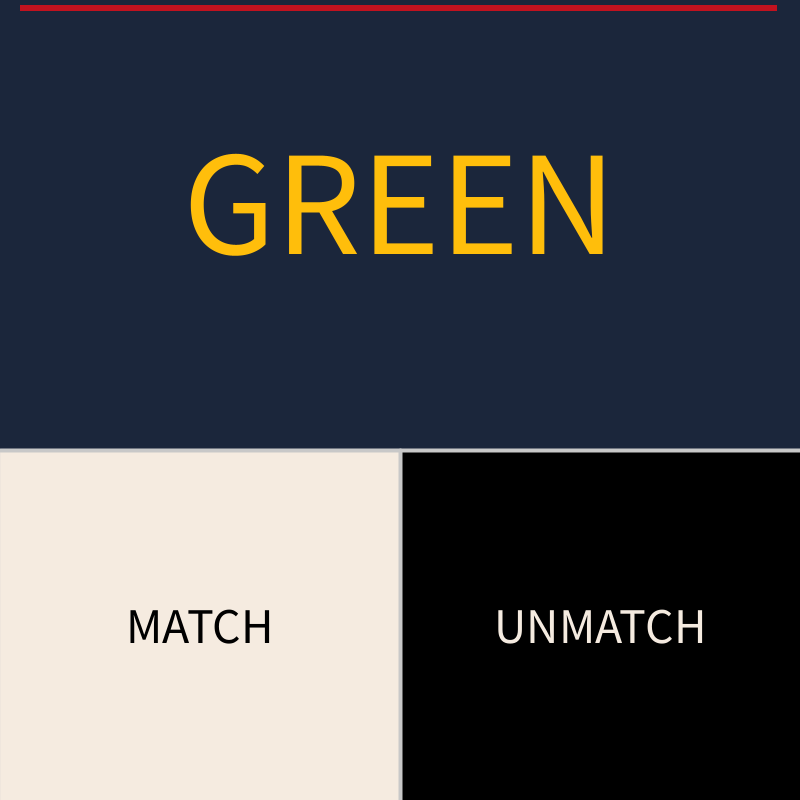
Frame 1 (no input)
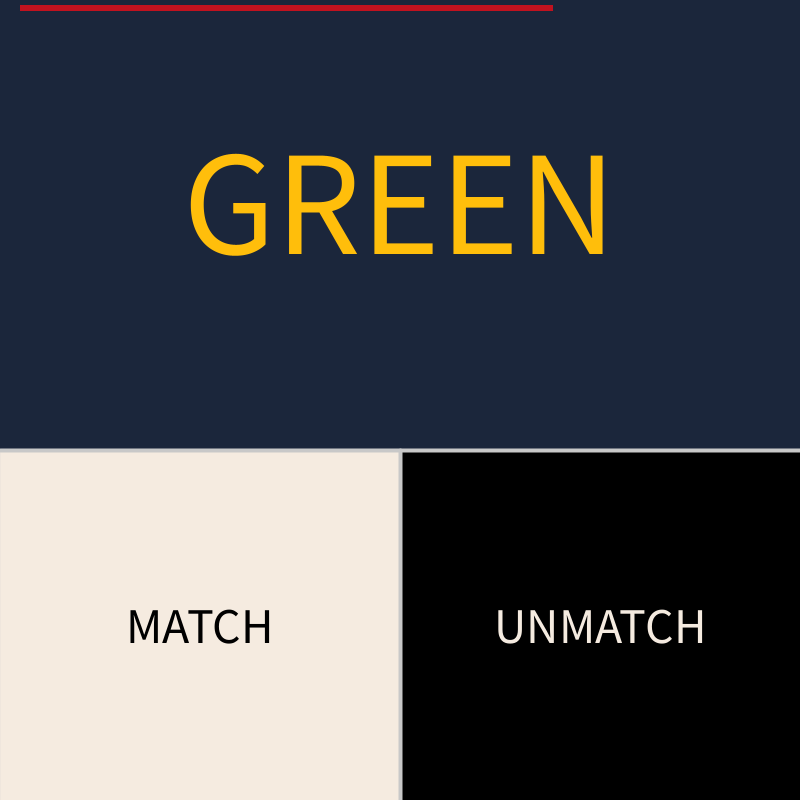
Frame 60 (the mouse pressed at the canvas centre just before this capture)
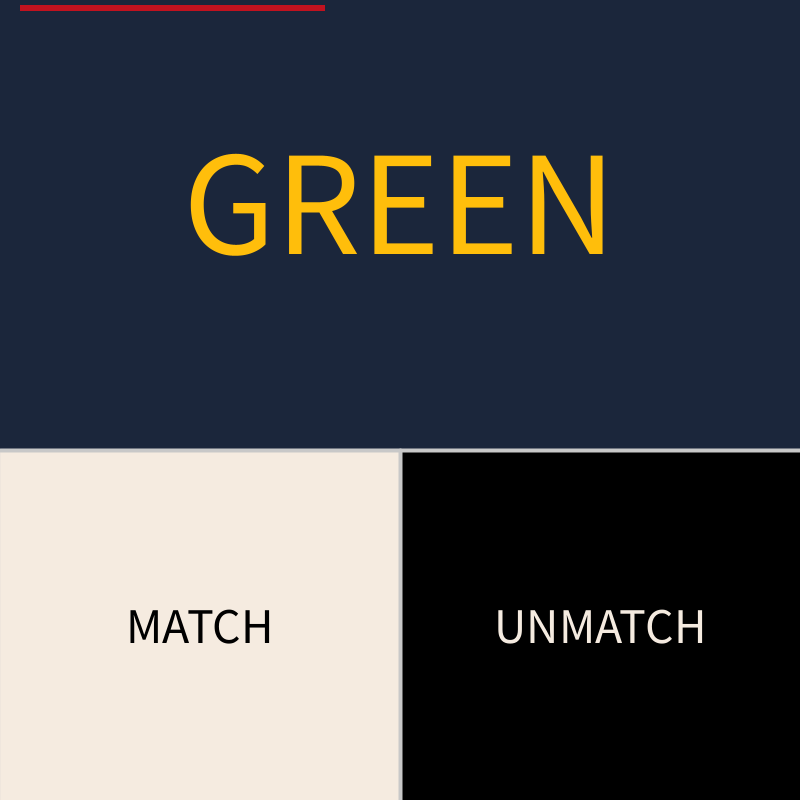
Frame 120 (the mouse held since frame 60 and released just before this capture)

The Processing sketch that drew these frames (run headless with seeded random() and noise(); from frame 60 on, the mouse is pressed at the canvas centre):

// Processing sketch: Unit_1_color_game
// ── Unit_1_color_game.pde
int mode;
final int intro = 0;
final int game = 1;
final int gameover =2;
public int randomNum;
public int randomColor;
public String[] words = {"RED", "YELLOW", "BLUE", "GREEN", "PURPLE", "BROWN", "WHITE"};
public boolean match;


public int point;
public int totalFrames;  // Total frames for the countdown
public int frame;


void setup () {
  size(800, 800);
  mode = game;



  randomNum = (int) random(0, 6);
  randomColor = (int) random(0, 6);


//time
int totalTime = 10;  // Countdown in seconds
  totalFrames = totalTime * 20;  
  frame = 0;
}


void draw() {
  if (mode == intro) {
    intro();
  } else if (mode == game) {
    game();
  } else if (mode == gameover) {
    gameover();
  } else {
    println("Error: Mode = " + mode);
  }
}

// ── game.pde


void game() {
  background(navy);

  println(randomNum);
  println(randomColor);
  println(point);
  //color  //red, yellow, green,blue, purple, cyan, white




  textSize(150);
  textAlign(CENTER, CENTER);

  fill(colors[randomColor]);
  text(words[randomNum], width/2, 200);

 // Increase frame counter
  frame++;
 
 // 
    if (match) {
    frame = 0; // Reset timer
    match = false; // Reset match flag
  }


  // Check if time has run out
  if (frame >= totalFrames) {
    mode = gameover;
  }


 
      float barWidth = map(frame, 0, totalFrames, width - 40, 0); // Shrinks over time
      stroke(red);
      strokeWeight(1);
  fill(red);  // Green for remaining time
  rect(20, 5, barWidth, 5);

    
  //button

  rectButton1(0, height/2+50, 400, 350); //match


  rectButton2(width/2, height/2+50, 400, 350); //dont match


  //line
  stroke(200);
  strokeWeight(4);
  line(0, height/2+50, width, height/2+50);
  line(width/2, height/2+50, width/2, height);
  
  
  //Score
  textAlign(CENTER,CENTER);
  
  
  
  
}


void gameClicks() {
  if (mouseX > 0 && mouseX < 400 && mouseY > width/2+50 && mouseY < width/2 + 400) {
    if (randomNum == randomColor) {
      match = true;
      point++;

      randomText();
      
    } else {
      match = false;
      mode = gameover;
    }
  }


  if (mouseX > width/2 && mouseX < width/2 + 400 && mouseY > height/2 +50 && mouseY < height/2 + 400) {
    if (randomNum == randomColor) {
      match = false;
      mode = gameover;
    } else {
      match = true;
      point++;
      randomText();
     
    }
  }
}










void rectButton1(int x, int y, int w, int h) {
  tactile1(x, y, w, h);
  fill(white);
  rect(x, y, w, h);
  textSize(50);
  textAlign(CENTER, CENTER);
  fill(selectedColor);
  text("MATCH", x + w / 2, y + h / 2);
}

void tactile1(int x, int y, int w, int h) {
  if (mouseX > x && mouseX < x+ w && mouseY > y && mouseY < y+h) {

    selectedColor = red;
    stroke(5);
    strokeWeight(4);
  } else {

    strokeWeight(0);
    selectedColor = black;
    stroke(200);
  }
}

void rectButton2(int x, int y, int w, int h) {
  tactile2(x, y, w, h);
  fill(black);
  rect(x, y, w, h);
  textSize(50);
  textAlign(CENTER, CENTER);
  fill(selectedColor);
  text("UNMATCH", x + w / 2, y + h / 2);
}

void tactile2(int x, int y, int w, int h) {
  if (mouseX > x && mouseX < x+ w && mouseY > y && mouseY < y+h) {

    selectedColor = red;
    stroke(5);
    strokeWeight(4);
  } else {

    strokeWeight(0);
    selectedColor = white;
    stroke(200);
  }
}



void randomText() {
  randomNum = (int) random(0, 6);
  randomColor = (int) random(0, 6);
}

// ── gameover.pde
void gameover(){




}


void gameoverClicks(){
}

// ── intro.pde
color selectedColor;

color navy = #1b263b;
color black = #000000;
color red = #c1121f;
color yellow = #ffbe0b;
color blue = #8ecae6;
color green = #386641;
color purple = #7209b7;
color brown =#583101;
color white = #f5ebe0;

color[] colors = {red, yellow, blue, green, purple, brown, white};




void intro() {

  background(blue);
  rectButton(300, 350, 200, 100);

  textSize(80);
  textAlign(CENTER, CENTER);
  fill(navy);
  text("Color Matching Game", 400, 200);


}

void introClicks() {
  if (mouseX > 300 && mouseX < 500 && mouseY > 350 && mouseY < 450) {
    mode = game;
  }
}



void rectButton(int x, int y, int w, int h) {
  tactile(x, y, w, h);
  fill(selectedColor);
  rect(x, y, w, h);
}

void tactile(int x, int y, int w, int h) {
  if (mouseX > x && mouseX < x+ w && mouseY > y && mouseY < y+h) {
    selectedColor = navy;
    stroke(255);
    strokeWeight(4);
  } else {
    strokeWeight(4);
    selectedColor = white;
    stroke(0);
  }
}
